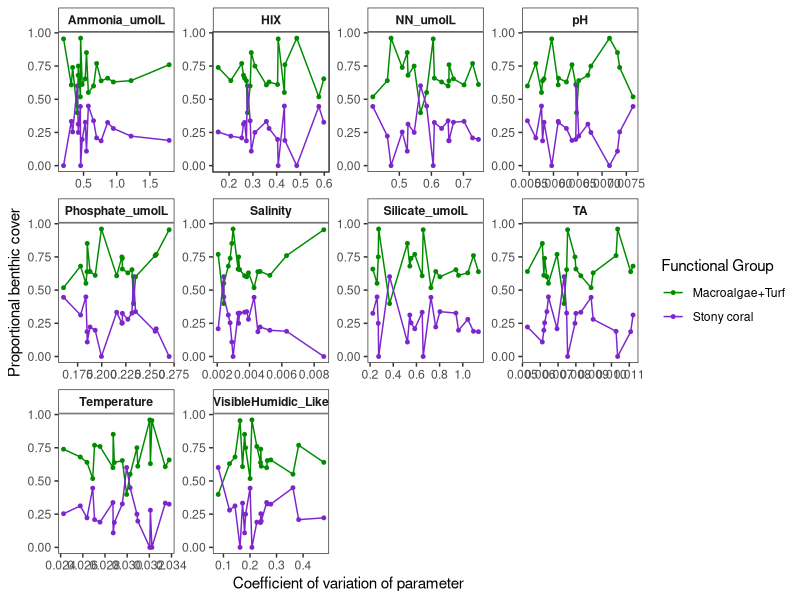
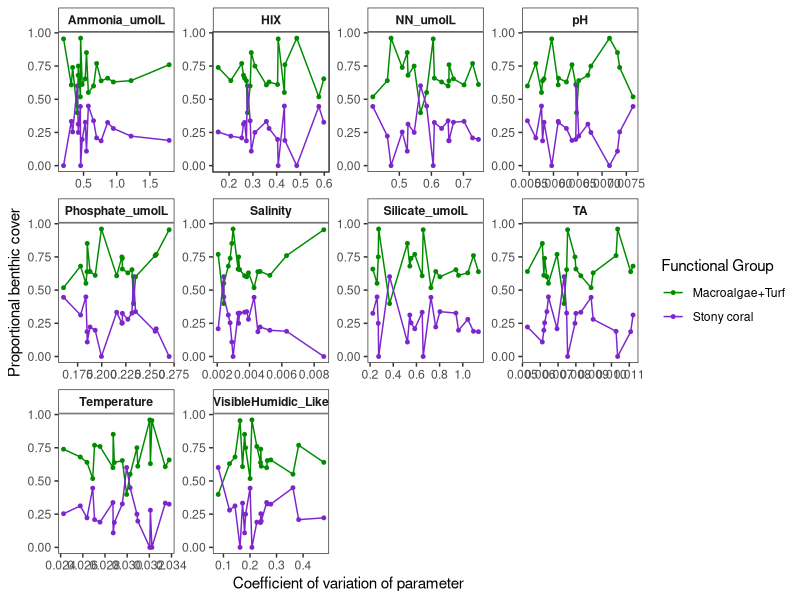

The R script that drew these images, in order:
#### Examining composition and nutrient gradient to create and hone MBIO 610 model
####  of species cover through 2 species competition/interaction


##### LOAD LIBRARIES #####
library(tidyverse)
library(here)


##### READ IN DATA #####
meta <- read_csv(here("Data", "Full_Metadata.csv"))
comp <- read_csv(here("Data", "Species_Abundances_wide.csv"))
fe <- read_csv(here("Data", "Species_FE.csv"))
traits <- read_csv(here("Data", "Distinct_Taxa.csv"))
chem <- read_csv(here("Data", "Nutrients_Processed_All.csv"))



##### PROCESS & VIEW DATA #####

# which species are most abundant?
comp %>%
  pivot_longer(cols = 2:52, names_to = "Taxa", values_to = "pcover") %>%
  filter(pcover > 10) %>%
  count(Taxa)
# assumption affirmed: porites and turf/turb are the most common top species across reef

# alternative option: coral vs macroalgae: 2 functional group competition rather than 'species'
sub_comp <- comp %>%
  pivot_longer(cols = 2:52, names_to = "Taxa", values_to = "pcover") %>%
  left_join(traits) %>%
  group_by(CowTagID, Taxon_Group, Calcification) %>%
  summarise(mean = mean(pcover),
            sum = sum(pcover))

coral <- sub_comp %>%
  filter(Taxon_Group == "Cnidaria" &
           Calcification == "Hermatypic") %>%
  mutate(functional_group = "Stony Coral")


# check which cnidaria are still high % cover: anemone at 16% at one site and
#  discosoma at 10% another side, but mostly 0's or below 6%
# sub_comp %>%
#   filter(Taxon_Group == "Cnidaria" &
#            Calcification != "Hermatypic")
# View(comp %>%
#   pivot_longer(cols = 2:52, names_to = "Taxa", values_to = "pcover") %>%
#   left_join(traits) %>%
#   filter(Taxon_Group == "Cnidaria" &
#            Calcification != "Hermatypic")
#   )

# check other important groups
sub_comp %>%
  filter(Taxon_Group != "Cnidaria" &
           Taxon_Group != "Cyanobacteria")

## porifera might still be important? so maybe 3 way competition model? coral, macroalgae, sponges?
# eh highest per-site cover is 12% and all else are below 5% so many don't need to include?
sub_comp %>%
  filter(Taxon_Group == "Porifera")


algae <- sub_comp %>%
  filter(Taxon_Group != "Cnidaria" &
           Taxon_Group != "Cyanobacteria" &
           Taxon_Group != "Porifera") %>%
  mutate(functional_group = "ma_turf")


# combine coral and macroalgae/turf df
c.ma <- full_join(coral, algae) %>%
  ungroup() %>%
  select(-c(Taxon_Group, Calcification)) %>%
  group_by(CowTagID) %>%
  mutate(total_pcover = sum(sum)) %>%
  arrange(CowTagID) %>%
  ungroup() %>%
  group_by(CowTagID, functional_group) %>%
  mutate(sum_fg = sum(sum)) %>%
  distinct(CowTagID, functional_group, sum_fg, total_pcover) %>%
  ungroup()


# Process chem data
cv.chem <- chem %>%
  select(-c(Season, Maximum:CVSeasonal)) %>%
  distinct() %>%
  pivot_wider(names_from = Parameters, values_from = CVAll)


# join comp with chem
chem.comp <- c.ma %>%
  left_join(cv.chem) %>%
  select(-Location)


##### VISUALIZE RELATIONSHIPS #####
plot1 <- chem.comp %>%
  mutate(sum_fg = sum_fg/100) %>% # proportional cover as 0 to 1.0
  filter(CowTagID != "VSEEP") %>%
  select(-c(M_C, Tryptophan_Like, Tyrosine_Like)) %>%
  pivot_longer(cols = Salinity:VisibleHumidic_Like, names_to = "Parameters", values_to = "cv_values") %>%
  ggplot(aes(x = cv_values, y = sum_fg, group = functional_group, color = functional_group)) +
  geom_point(size = 1) +
  geom_line() +
  theme_bw() +
  theme(panel.grid = element_blank(),
        strip.background = element_rect(fill = "white"),
        strip.text = element_text(face = "bold")) +
  labs(x = "Coefficient of variation of parameter",
       y = "Proportional benthic cover",
       color = "Functional Group") +
  scale_color_manual(values = c("green4", "purple3"),
                     labels = c("Macroalgae+Turf", "Stony coral")) +
  facet_wrap(~Parameters, scales = "free")
plot1

ggsave(here("Output", "pCover_coral_algae_v_SGD_param.png"), plot1, device = "png", width = 8, height = 6)

# relationship between stony coral and macroalgae/turf
# high correlation!
anova(lm(data = c.ma, sum_fg ~functional_group))
# p ~ 3e-11
summary(lm(data = c.ma, sum_fg ~functional_group))
# r2 ~ 0.69

# save dataframe to use in python?
chem.comp.wide <- chem.comp %>%
  filter(CowTagID != "VSEEP") %>%
  mutate(functional_group = if_else(functional_group == "ma_turf", "Macroalgae+Turf", functional_group)) %>%
  select(-c(M_C, Tryptophan_Like, Tyrosine_Like)) %>%
  mutate(sum_fg = sum_fg/100,
         total_pcover = total_pcover/100) # proportional benthic cover from 0 to 1.0
write_csv(chem.comp.wide, here("Data", "coral_algae_pcover_sgd_param.csv"))
